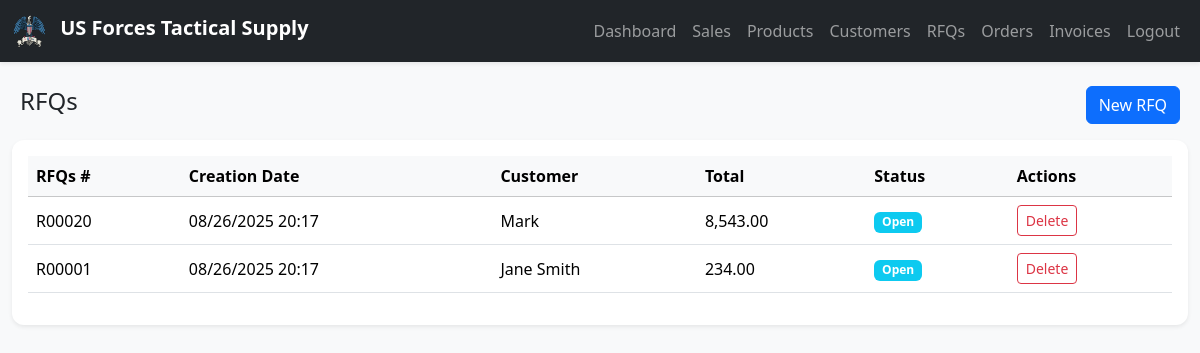
/modules/rfqs.php (signed in), run on the app's committed database.
### tables this page shows
CREATE TABLE `rfqs` (
  `id` int(11) NOT NULL,
  `code` varchar(20) DEFAULT NULL,
  `customer_id` int(11) NOT NULL,
  `status` enum('Open','Won','Lost') DEFAULT 'Open',
  `total_price` decimal(12,2) DEFAULT 0.00,
  `created_at` timestamp NOT NULL DEFAULT current_timestamp()
);

CREATE TABLE `customers` (
  `id` int(11) NOT NULL,
  `code` varchar(20) DEFAULT NULL,
  `name` varchar(100) NOT NULL,
  `company` varchar(150) DEFAULT NULL,
  `email` varchar(100) DEFAULT NULL,
  `phone` varchar(50) DEFAULT NULL,
  `tax_id` varchar(50) DEFAULT NULL,
  `address` text DEFAULT NULL,
  `created_at` timestamp NOT NULL DEFAULT current_timestamp()
);

### modules/rfqs.php (the view, shortened to what this page needs)
<?php
include("../templates/header.php");
include("../templates/navbar.php");
include("../includes/auth.php");
$rfqs = mysqli_query($conn, "SELECT r.id, r.code, r.created_at, r.status, r.total_price, c.name AS customer
                             FROM rfqs AS r
                             JOIN customers c ON r.customer_id=c.id
                             ORDER BY r.id DESC");
?>
<div class="container-fluid mt-4">
    <div class="d-flex justify-content-between align-items-center mb-3 px-2">
        <h4>RFQs</h4>
        <div>
            <a href="add-rfq.php" class="btn btn-primary">New RFQ</a>
        </div>
    </div>
    <div class="card shadow-sm border-0">
        <div class="card-body">
            <div class="table-responsive">
                <table class="table table-hover align-middle">
                    <thead class="table-light">
                        <tr>
                            <th>RFQs #</th>
                            <th>Creation Date</th>
                            <th>Customer</th>
                            <th>Total</th>
                            <th>Status</th>
                            <th>Actions</th>
                        </tr>
                    </thead>
                    <tbody>
                        <?php while ($r = mysqli_fetch_assoc($rfqs)) { ?>
                            <tr style="cursor:pointer;" onclick="window.location='rfq_edit.php?id=<?= $r['id'] ?>'">
                                <td><?= htmlspecialchars($r['code']) ?></td>
                                <td><?= date("m/d/Y H:i", strtotime($r['created_at'])) ?></td>
                                <td><?= htmlspecialchars($r['customer']) ?></td>
                                <td><?= number_format($r['total_price'], 2) ?></td>
                                <td>
                                    <span class="badge bg-info"><?= $r['status'] ?></span>
                                </td>
                                <td>
                                    <a href="?delete=<?= $r['id'] ?>" class="btn btn-sm btn-outline-danger"
                                        onclick="return confirm('Delete this Qoutation?');">
                                        Delete
                                    </a>
                                </td>
                            </tr>
                        <?php } ?>
                    </tbody>
                </table>
            </div>
        </div>
    </div>
</div>
<?php include("../templates/footer.php"); ?>

### assets/style.css (style rules this page uses)
body { font-family: 'Segoe UI', Tahoma, sans-serif; }
.card { border-radius: 12px; }

### data on the page
rfqs: code "R00020", created_at "08/26/2025 20:17", customer.name "Mark", total_price "8,543.00", status "Open"
rfqs: code "R00001", created_at "08/26/2025 20:17", customer.name "Jane Smith", total_price "234.00", status "Open"
